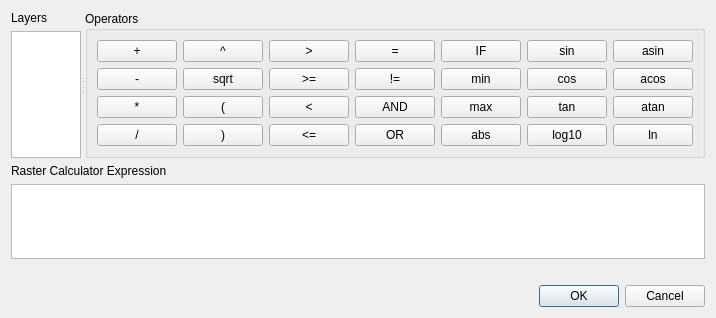
<?xml version="1.0" encoding="UTF-8"?>
<ui version="4.0">
 <class>QgsProcessingRasterCalculatorExpressionDialogBase</class>
 <widget class="QDialog" name="QgsProcessingRasterCalculatorExpressionDialogBase">
  <property name="geometry">
   <rect>
    <x>0</x>
    <y>0</y>
    <width>714</width>
    <height>318</height>
   </rect>
  </property>
  <property name="windowTitle">
   <string>Raster Calculator Expression</string>
  </property>
  <layout class="QVBoxLayout" name="verticalLayout_2">
   <item>
    <widget class="QSplitter" name="splitter">
     <property name="orientation">
      <enum>Qt::Horizontal</enum>
     </property>
     <widget class="QWidget" name="">
      <layout class="QVBoxLayout" name="verticalLayout">
       <item>
        <widget class="QLabel" name="label">
         <property name="text">
          <string>Layers</string>
         </property>
        </widget>
       </item>
       <item>
        <widget class="QListWidget" name="mLayersList"/>
       </item>
      </layout>
     </widget>
     <widget class="QGroupBox" name="groupBox">
      <property name="title">
       <string>Operators</string>
      </property>
      <layout class="QGridLayout" name="gridLayout">
       <item row="2" column="1">
        <widget class="QPushButton" name="mBtnOpenBracket">
         <property name="text">
          <string>(</string>
         </property>
        </widget>
       </item>
       <item row="1" column="2">
        <widget class="QPushButton" name="mBtnGreaterEqual">
         <property name="text">
          <string>&gt;=</string>
         </property>
        </widget>
       </item>
       <item row="2" column="6">
        <widget class="QPushButton" name="mBtnTan">
         <property name="text">
          <string>tan</string>
         </property>
        </widget>
       </item>
       <item row="1" column="3">
        <widget class="QPushButton" name="mBtnNotEqual">
         <property name="text">
          <string>!=</string>
         </property>
        </widget>
       </item>
       <item row="0" column="6">
        <widget class="QPushButton" name="mBtnSin">
         <property name="text">
          <string>sin</string>
         </property>
        </widget>
       </item>
       <item row="1" column="1">
        <widget class="QPushButton" name="mBtnSqrt">
         <property name="text">
          <string>sqrt</string>
         </property>
        </widget>
       </item>
       <item row="0" column="7">
        <widget class="QPushButton" name="mBtnAsin">
         <property name="text">
          <string>asin</string>
         </property>
        </widget>
       </item>
       <item row="2" column="2">
        <widget class="QPushButton" name="mBtnLess">
         <property name="text">
          <string>&lt;</string>
         </property>
        </widget>
       </item>
       <item row="1" column="6">
        <widget class="QPushButton" name="mBtnCos">
         <property name="text">
          <string>cos</string>
         </property>
        </widget>
       </item>
       <item row="0" column="1">
        <widget class="QPushButton" name="mBtnPower">
         <property name="text">
          <string>^</string>
         </property>
        </widget>
       </item>
       <item row="1" column="0">
        <widget class="QPushButton" name="mBtnMinus">
         <property name="text">
          <string>-</string>
         </property>
        </widget>
       </item>
       <item row="0" column="0">
        <widget class="QPushButton" name="mBtnPlus">
         <property name="text">
          <string>+</string>
         </property>
        </widget>
       </item>
       <item row="2" column="3">
        <widget class="QPushButton" name="mBtnAnd">
         <property name="text">
          <string>AND</string>
         </property>
        </widget>
       </item>
       <item row="0" column="4">
        <widget class="QPushButton" name="mBtnIf">
         <property name="text">
          <string>IF</string>
         </property>
        </widget>
       </item>
       <item row="1" column="4">
        <widget class="QPushButton" name="mBtnMin">
         <property name="text">
          <string>min</string>
         </property>
        </widget>
       </item>
       <item row="2" column="0">
        <widget class="QPushButton" name="mBtnMultiply">
         <property name="text">
          <string>*</string>
         </property>
        </widget>
       </item>
       <item row="1" column="7">
        <widget class="QPushButton" name="mBtnAcos">
         <property name="text">
          <string>acos</string>
         </property>
        </widget>
       </item>
       <item row="2" column="7">
        <widget class="QPushButton" name="mBtnAtan">
         <property name="text">
          <string>atan</string>
         </property>
        </widget>
       </item>
       <item row="0" column="2">
        <widget class="QPushButton" name="mBtnGreater">
         <property name="text">
          <string>&gt;</string>
         </property>
        </widget>
       </item>
       <item row="2" column="4">
        <widget class="QPushButton" name="mBtnMax">
         <property name="text">
          <string>max</string>
         </property>
        </widget>
       </item>
       <item row="0" column="3">
        <widget class="QPushButton" name="mBtnEqual">
         <property name="text">
          <string>=</string>
         </property>
        </widget>
       </item>
       <item row="3" column="0">
        <widget class="QPushButton" name="mBtnDivide">
         <property name="text">
          <string>/</string>
         </property>
        </widget>
       </item>
       <item row="3" column="1">
        <widget class="QPushButton" name="mBtnCloseBracket">
         <property name="text">
          <string>)</string>
         </property>
        </widget>
       </item>
       <item row="3" column="2">
        <widget class="QPushButton" name="mBtnLessEqual">
         <property name="text">
          <string>&lt;=</string>
         </property>
        </widget>
       </item>
       <item row="3" column="3">
        <widget class="QPushButton" name="mBtnOr">
         <property name="text">
          <string>OR</string>
         </property>
        </widget>
       </item>
       <item row="3" column="4">
        <widget class="QPushButton" name="mBtnAbs">
         <property name="text">
          <string>abs</string>
         </property>
        </widget>
       </item>
       <item row="3" column="6">
        <widget class="QPushButton" name="mBtnLog">
         <property name="text">
          <string>log10</string>
         </property>
        </widget>
       </item>
       <item row="3" column="7">
        <widget class="QPushButton" name="mBtnLn">
         <property name="text">
          <string>ln</string>
         </property>
        </widget>
       </item>
      </layout>
     </widget>
    </widget>
   </item>
   <item>
    <widget class="QLabel" name="label_2">
     <property name="text">
      <string>Raster Calculator Expression</string>
     </property>
    </widget>
   </item>
   <item>
    <widget class="QTextEdit" name="mExpressionTextEdit"/>
   </item>
   <item>
    <widget class="QLabel" name="mExpressionValidLabel">
     <property name="text">
      <string/>
     </property>
    </widget>
   </item>
   <item>
    <widget class="QDialogButtonBox" name="buttonBox">
     <property name="orientation">
      <enum>Qt::Horizontal</enum>
     </property>
     <property name="standardButtons">
      <set>QDialogButtonBox::Cancel|QDialogButtonBox::Ok</set>
     </property>
    </widget>
   </item>
  </layout>
 </widget>
 <resources/>
 <connections>
  <connection>
   <sender>buttonBox</sender>
   <signal>accepted()</signal>
   <receiver>QgsProcessingRasterCalculatorExpressionDialogBase</receiver>
   <slot>accept()</slot>
   <hints>
    <hint type="sourcelabel">
     <x>248</x>
     <y>254</y>
    </hint>
    <hint type="destinationlabel">
     <x>157</x>
     <y>274</y>
    </hint>
   </hints>
  </connection>
  <connection>
   <sender>buttonBox</sender>
   <signal>rejected()</signal>
   <receiver>QgsProcessingRasterCalculatorExpressionDialogBase</receiver>
   <slot>reject()</slot>
   <hints>
    <hint type="sourcelabel">
     <x>316</x>
     <y>260</y>
    </hint>
    <hint type="destinationlabel">
     <x>286</x>
     <y>274</y>
    </hint>
   </hints>
  </connection>
 </connections>
</ui>
